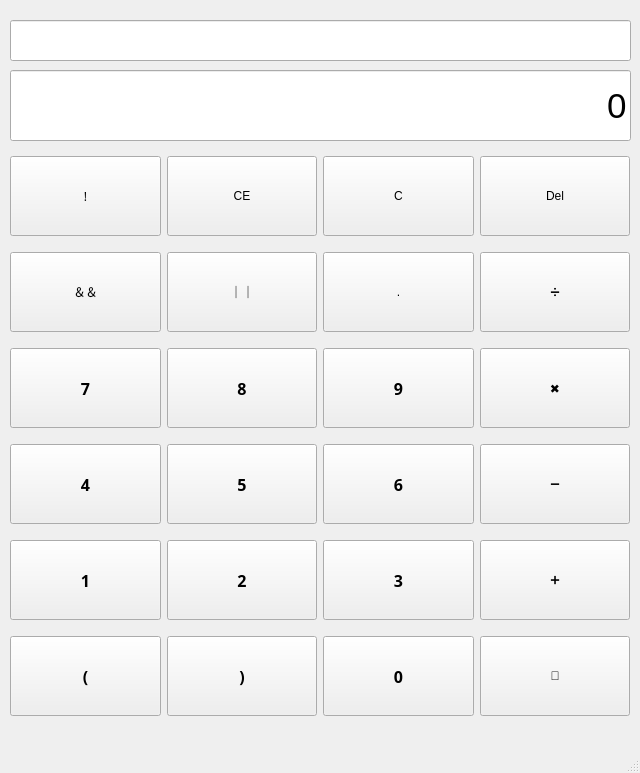
<?xml version="1.0" encoding="UTF-8"?>
<ui version="4.0">
 <class>MainWindow</class>
 <widget class="QMainWindow" name="MainWindow">
  <property name="geometry">
   <rect>
    <x>0</x>
    <y>0</y>
    <width>640</width>
    <height>773</height>
   </rect>
  </property>
  <property name="maximumSize">
   <size>
    <width>640</width>
    <height>850</height>
   </size>
  </property>
  <property name="windowTitle">
   <string>MainWindow</string>
  </property>
  <widget class="QWidget" name="centralwidget">
   <property name="styleSheet">
    <string notr="true"/>
   </property>
   <widget class="QWidget" name="layoutWidget">
    <property name="geometry">
     <rect>
      <x>10</x>
      <y>140</y>
      <width>620</width>
      <height>598</height>
     </rect>
    </property>
    <layout class="QGridLayout" name="gridLayout">
     <property name="horizontalSpacing">
      <number>6</number>
     </property>
     <property name="verticalSpacing">
      <number>0</number>
     </property>
     <item row="1" column="2">
      <widget class="QPushButton" name="btn_sign7">
       <property name="minimumSize">
        <size>
         <width>150</width>
         <height>80</height>
        </size>
       </property>
       <property name="font">
        <font>
         <family>Microsoft YaHei UI</family>
        </font>
       </property>
       <property name="text">
        <string>.</string>
       </property>
      </widget>
     </item>
     <item row="3" column="0">
      <widget class="QPushButton" name="btn_num4">
       <property name="minimumSize">
        <size>
         <width>150</width>
         <height>80</height>
        </size>
       </property>
       <property name="font">
        <font>
         <family>微软雅黑</family>
         <pointsize>12</pointsize>
         <weight>75</weight>
         <bold>true</bold>
        </font>
       </property>
       <property name="text">
        <string>4</string>
       </property>
      </widget>
     </item>
     <item row="5" column="1">
      <widget class="QPushButton" name="btn_numsign2">
       <property name="minimumSize">
        <size>
         <width>150</width>
         <height>80</height>
        </size>
       </property>
       <property name="font">
        <font>
         <family>微软雅黑</family>
         <pointsize>12</pointsize>
         <weight>75</weight>
         <bold>true</bold>
        </font>
       </property>
       <property name="text">
        <string>)</string>
       </property>
      </widget>
     </item>
     <item row="5" column="0">
      <widget class="QPushButton" name="btn_numsign1">
       <property name="minimumSize">
        <size>
         <width>150</width>
         <height>80</height>
        </size>
       </property>
       <property name="font">
        <font>
         <family>微软雅黑</family>
         <pointsize>12</pointsize>
         <weight>75</weight>
         <bold>true</bold>
        </font>
       </property>
       <property name="text">
        <string>(</string>
       </property>
      </widget>
     </item>
     <item row="5" column="3">
      <widget class="QPushButton" name="btn_sign12">
       <property name="minimumSize">
        <size>
         <width>150</width>
         <height>80</height>
        </size>
       </property>
       <property name="styleSheet">
        <string notr="true">*
{
 boder:none;
 back ground-color:rgb(25, 117, 197);
 
}</string>
       </property>
       <property name="text">
        <string>🟰</string>
       </property>
      </widget>
     </item>
     <item row="5" column="2">
      <widget class="QPushButton" name="btn_num0">
       <property name="minimumSize">
        <size>
         <width>150</width>
         <height>80</height>
        </size>
       </property>
       <property name="font">
        <font>
         <family>微软雅黑</family>
         <pointsize>12</pointsize>
         <weight>75</weight>
         <bold>true</bold>
        </font>
       </property>
       <property name="text">
        <string>0</string>
       </property>
      </widget>
     </item>
     <item row="3" column="2">
      <widget class="QPushButton" name="btn_num6">
       <property name="minimumSize">
        <size>
         <width>150</width>
         <height>80</height>
        </size>
       </property>
       <property name="font">
        <font>
         <family>微软雅黑</family>
         <pointsize>12</pointsize>
         <weight>75</weight>
         <bold>true</bold>
        </font>
       </property>
       <property name="text">
        <string>6</string>
       </property>
      </widget>
     </item>
     <item row="2" column="2">
      <widget class="QPushButton" name="btn_num9">
       <property name="minimumSize">
        <size>
         <width>150</width>
         <height>80</height>
        </size>
       </property>
       <property name="font">
        <font>
         <family>微软雅黑</family>
         <pointsize>12</pointsize>
         <weight>75</weight>
         <bold>true</bold>
        </font>
       </property>
       <property name="text">
        <string>9</string>
       </property>
      </widget>
     </item>
     <item row="2" column="3">
      <widget class="QPushButton" name="btn_sign9">
       <property name="minimumSize">
        <size>
         <width>150</width>
         <height>80</height>
        </size>
       </property>
       <property name="text">
        <string>✖</string>
       </property>
      </widget>
     </item>
     <item row="1" column="1">
      <widget class="QPushButton" name="btn_sign6">
       <property name="minimumSize">
        <size>
         <width>150</width>
         <height>80</height>
        </size>
       </property>
       <property name="font">
        <font>
         <family>Microsoft YaHei UI</family>
        </font>
       </property>
       <property name="text">
        <string>｜｜</string>
       </property>
      </widget>
     </item>
     <item row="3" column="1">
      <widget class="QPushButton" name="btn_num5">
       <property name="minimumSize">
        <size>
         <width>150</width>
         <height>80</height>
        </size>
       </property>
       <property name="font">
        <font>
         <family>微软雅黑</family>
         <pointsize>12</pointsize>
         <weight>75</weight>
         <bold>true</bold>
        </font>
       </property>
       <property name="text">
        <string>5</string>
       </property>
      </widget>
     </item>
     <item row="0" column="0">
      <widget class="QPushButton" name="btn_sign1">
       <property name="minimumSize">
        <size>
         <width>150</width>
         <height>80</height>
        </size>
       </property>
       <property name="font">
        <font>
         <family>微软雅黑</family>
         <weight>50</weight>
         <bold>false</bold>
        </font>
       </property>
       <property name="text">
        <string>!</string>
       </property>
      </widget>
     </item>
     <item row="0" column="3">
      <widget class="QPushButton" name="btn_sign4">
       <property name="minimumSize">
        <size>
         <width>150</width>
         <height>80</height>
        </size>
       </property>
       <property name="font">
        <font>
         <family>Microsoft YaHei UI</family>
        </font>
       </property>
       <property name="text">
        <string>Del</string>
       </property>
      </widget>
     </item>
     <item row="0" column="2">
      <widget class="QPushButton" name="btn_sign3">
       <property name="minimumSize">
        <size>
         <width>150</width>
         <height>80</height>
        </size>
       </property>
       <property name="font">
        <font>
         <family>Microsoft YaHei UI</family>
        </font>
       </property>
       <property name="text">
        <string>C</string>
       </property>
      </widget>
     </item>
     <item row="4" column="0">
      <widget class="QPushButton" name="btn_num1">
       <property name="minimumSize">
        <size>
         <width>150</width>
         <height>80</height>
        </size>
       </property>
       <property name="font">
        <font>
         <family>微软雅黑</family>
         <pointsize>12</pointsize>
         <weight>75</weight>
         <bold>true</bold>
        </font>
       </property>
       <property name="text">
        <string>1</string>
       </property>
      </widget>
     </item>
     <item row="3" column="3">
      <widget class="QPushButton" name="btn_sign10">
       <property name="minimumSize">
        <size>
         <width>150</width>
         <height>80</height>
        </size>
       </property>
       <property name="text">
        <string>➖</string>
       </property>
      </widget>
     </item>
     <item row="4" column="1">
      <widget class="QPushButton" name="btn_num2">
       <property name="minimumSize">
        <size>
         <width>150</width>
         <height>80</height>
        </size>
       </property>
       <property name="font">
        <font>
         <family>微软雅黑</family>
         <pointsize>12</pointsize>
         <weight>75</weight>
         <bold>true</bold>
        </font>
       </property>
       <property name="text">
        <string>2</string>
       </property>
      </widget>
     </item>
     <item row="4" column="2">
      <widget class="QPushButton" name="btn_num3">
       <property name="minimumSize">
        <size>
         <width>150</width>
         <height>80</height>
        </size>
       </property>
       <property name="font">
        <font>
         <family>微软雅黑</family>
         <pointsize>12</pointsize>
         <weight>75</weight>
         <bold>true</bold>
        </font>
       </property>
       <property name="text">
        <string>3</string>
       </property>
      </widget>
     </item>
     <item row="0" column="1">
      <widget class="QPushButton" name="btn_sign2">
       <property name="minimumSize">
        <size>
         <width>150</width>
         <height>80</height>
        </size>
       </property>
       <property name="font">
        <font>
         <family>Microsoft JhengHei UI</family>
        </font>
       </property>
       <property name="text">
        <string>CE</string>
       </property>
      </widget>
     </item>
     <item row="2" column="0">
      <widget class="QPushButton" name="btn_num7">
       <property name="minimumSize">
        <size>
         <width>150</width>
         <height>80</height>
        </size>
       </property>
       <property name="font">
        <font>
         <family>微软雅黑</family>
         <pointsize>12</pointsize>
         <weight>75</weight>
         <bold>true</bold>
        </font>
       </property>
       <property name="text">
        <string>7</string>
       </property>
      </widget>
     </item>
     <item row="4" column="3">
      <widget class="QPushButton" name="btn_sign11">
       <property name="minimumSize">
        <size>
         <width>150</width>
         <height>80</height>
        </size>
       </property>
       <property name="styleSheet">
        <string notr="true">*
{
 boder:none;
 back ground-color:rgb(227, 227, 227);
 
}</string>
       </property>
       <property name="text">
        <string>➕</string>
       </property>
      </widget>
     </item>
     <item row="2" column="1">
      <widget class="QPushButton" name="btn_num8">
       <property name="minimumSize">
        <size>
         <width>150</width>
         <height>80</height>
        </size>
       </property>
       <property name="font">
        <font>
         <family>微软雅黑</family>
         <pointsize>12</pointsize>
         <weight>75</weight>
         <bold>true</bold>
        </font>
       </property>
       <property name="text">
        <string>8</string>
       </property>
      </widget>
     </item>
     <item row="1" column="0">
      <widget class="QPushButton" name="btn_sign5">
       <property name="minimumSize">
        <size>
         <width>150</width>
         <height>80</height>
        </size>
       </property>
       <property name="font">
        <font>
         <family>Microsoft YaHei UI</family>
        </font>
       </property>
       <property name="text">
        <string>＆＆</string>
       </property>
      </widget>
     </item>
     <item row="1" column="3">
      <widget class="QPushButton" name="btn_sign8">
       <property name="minimumSize">
        <size>
         <width>150</width>
         <height>80</height>
        </size>
       </property>
       <property name="text">
        <string>➗</string>
       </property>
      </widget>
     </item>
    </layout>
   </widget>
   <widget class="QLineEdit" name="show">
    <property name="geometry">
     <rect>
      <x>10</x>
      <y>20</y>
      <width>621</width>
      <height>41</height>
     </rect>
    </property>
    <property name="font">
     <font>
      <family>微软雅黑</family>
      <pointsize>11</pointsize>
      <weight>75</weight>
      <bold>true</bold>
     </font>
    </property>
    <property name="readOnly">
     <bool>true</bool>
    </property>
   </widget>
   <widget class="QLineEdit" name="res">
    <property name="geometry">
     <rect>
      <x>10</x>
      <y>70</y>
      <width>621</width>
      <height>71</height>
     </rect>
    </property>
    <property name="font">
     <font>
      <family>Microsoft YaHei UI</family>
      <pointsize>26</pointsize>
     </font>
    </property>
    <property name="text">
     <string>0</string>
    </property>
    <property name="alignment">
     <set>Qt::AlignRight|Qt::AlignTrailing|Qt::AlignVCenter</set>
    </property>
    <property name="readOnly">
     <bool>true</bool>
    </property>
   </widget>
  </widget>
  <widget class="QMenuBar" name="menubar">
   <property name="geometry">
    <rect>
     <x>0</x>
     <y>0</y>
     <width>640</width>
     <height>21</height>
    </rect>
   </property>
  </widget>
  <widget class="QStatusBar" name="statusbar"/>
 </widget>
 <resources/>
 <connections/>
</ui>
